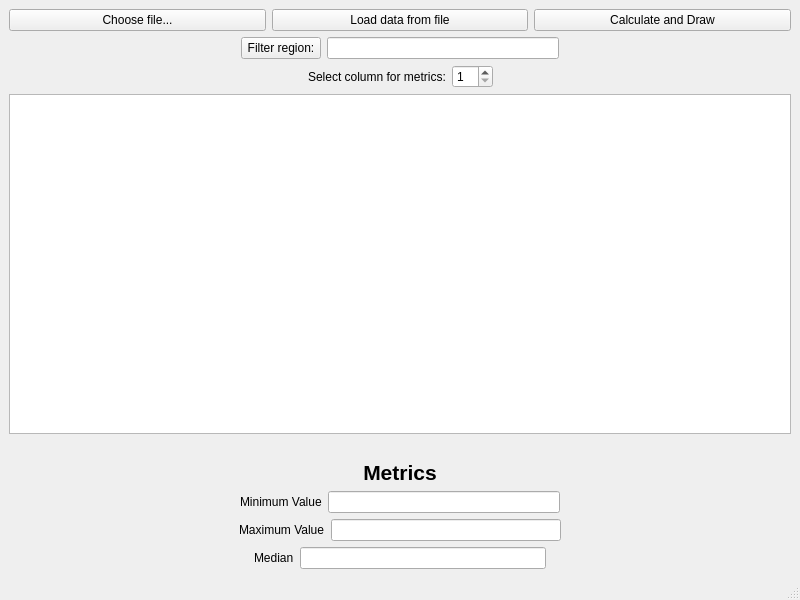
<?xml version="1.0" encoding="UTF-8"?>
<ui version="4.0">
 <class>MainWindow</class>
 <widget class="QMainWindow" name="MainWindow">
  <property name="geometry">
   <rect>
    <x>0</x>
    <y>0</y>
    <width>800</width>
    <height>600</height>
   </rect>
  </property>
  <property name="windowTitle">
   <string>CSV Reader</string>
  </property>
  <widget class="QWidget" name="centralwidget">
   <layout class="QGridLayout" name="gridLayout">
    <item row="1" column="0">
     <layout class="QHBoxLayout" name="horizontalLayout_3">
      <item>
       <spacer name="horizontalSpacer_9">
        <property name="orientation">
         <enum>Qt::Orientation::Horizontal</enum>
        </property>
        <property name="sizeHint" stdset="0">
         <size>
          <width>40</width>
          <height>20</height>
         </size>
        </property>
       </spacer>
      </item>
      <item>
       <widget class="QPushButton" name="filterRegionButton">
        <property name="text">
         <string>Filter region:</string>
        </property>
       </widget>
      </item>
      <item>
       <widget class="QLineEdit" name="regionLineEdit">
        <property name="maxLength">
         <number>200</number>
        </property>
       </widget>
      </item>
      <item>
       <spacer name="horizontalSpacer_2">
        <property name="orientation">
         <enum>Qt::Orientation::Horizontal</enum>
        </property>
        <property name="sizeHint" stdset="0">
         <size>
          <width>40</width>
          <height>20</height>
         </size>
        </property>
       </spacer>
      </item>
     </layout>
    </item>
    <item row="0" column="0">
     <layout class="QHBoxLayout" name="horizontalLayout_2">
      <item>
       <widget class="QPushButton" name="chooseFileButton">
        <property name="text">
         <string>Choose file...</string>
        </property>
       </widget>
      </item>
      <item>
       <widget class="QPushButton" name="loadDataButton">
        <property name="text">
         <string>Load data from file</string>
        </property>
       </widget>
      </item>
      <item>
       <widget class="QPushButton" name="calcMetricsButton">
        <property name="text">
         <string>Calculate and Draw</string>
        </property>
       </widget>
      </item>
     </layout>
    </item>
    <item row="2" column="0">
     <layout class="QHBoxLayout" name="horizontalLayout_4">
      <item>
       <spacer name="horizontalSpacer_10">
        <property name="orientation">
         <enum>Qt::Orientation::Horizontal</enum>
        </property>
        <property name="sizeHint" stdset="0">
         <size>
          <width>40</width>
          <height>20</height>
         </size>
        </property>
       </spacer>
      </item>
      <item>
       <widget class="QLabel" name="label_2">
        <property name="text">
         <string>Select column for metrics:</string>
        </property>
       </widget>
      </item>
      <item>
       <widget class="QSpinBox" name="selectColumnSpinBox">
        <property name="minimum">
         <number>1</number>
        </property>
        <property name="value">
         <number>1</number>
        </property>
       </widget>
      </item>
      <item>
       <spacer name="horizontalSpacer">
        <property name="orientation">
         <enum>Qt::Orientation::Horizontal</enum>
        </property>
        <property name="sizeHint" stdset="0">
         <size>
          <width>40</width>
          <height>20</height>
         </size>
        </property>
       </spacer>
      </item>
     </layout>
    </item>
    <item row="3" column="0">
     <widget class="QTableWidget" name="dataTableWidget">
      <property name="enabled">
       <bool>true</bool>
      </property>
      <property name="sizeAdjustPolicy">
       <enum>QAbstractScrollArea::SizeAdjustPolicy::AdjustIgnored</enum>
      </property>
      <property name="editTriggers">
       <set>QAbstractItemView::EditTrigger::NoEditTriggers</set>
      </property>
      <attribute name="horizontalHeaderCascadingSectionResizes">
       <bool>false</bool>
      </attribute>
      <attribute name="horizontalHeaderStretchLastSection">
       <bool>false</bool>
      </attribute>
      <attribute name="verticalHeaderCascadingSectionResizes">
       <bool>false</bool>
      </attribute>
      <attribute name="verticalHeaderStretchLastSection">
       <bool>false</bool>
      </attribute>
     </widget>
    </item>
    <item row="5" column="0">
     <layout class="QVBoxLayout" name="verticalLayout">
      <item>
       <widget class="QLabel" name="label_6">
        <property name="font">
         <font>
          <pointsize>16</pointsize>
          <bold>true</bold>
          <strikeout>false</strikeout>
         </font>
        </property>
        <property name="text">
         <string>Metrics</string>
        </property>
        <property name="alignment">
         <set>Qt::AlignmentFlag::AlignCenter</set>
        </property>
        <property name="margin">
         <number>10</number>
        </property>
       </widget>
      </item>
      <item>
       <layout class="QHBoxLayout" name="horizontalLayout_5">
        <item>
         <spacer name="horizontalSpacer_4">
          <property name="orientation">
           <enum>Qt::Orientation::Horizontal</enum>
          </property>
          <property name="sizeHint" stdset="0">
           <size>
            <width>40</width>
            <height>20</height>
           </size>
          </property>
         </spacer>
        </item>
        <item>
         <widget class="QLabel" name="label_3">
          <property name="text">
           <string>Minimum Value</string>
          </property>
         </widget>
        </item>
        <item>
         <widget class="QLineEdit" name="minValueOutputLine">
          <property name="readOnly">
           <bool>true</bool>
          </property>
         </widget>
        </item>
        <item>
         <spacer name="horizontalSpacer_3">
          <property name="orientation">
           <enum>Qt::Orientation::Horizontal</enum>
          </property>
          <property name="sizeHint" stdset="0">
           <size>
            <width>40</width>
            <height>20</height>
           </size>
          </property>
         </spacer>
        </item>
       </layout>
      </item>
      <item>
       <layout class="QHBoxLayout" name="horizontalLayout_6">
        <item>
         <spacer name="horizontalSpacer_5">
          <property name="orientation">
           <enum>Qt::Orientation::Horizontal</enum>
          </property>
          <property name="sizeHint" stdset="0">
           <size>
            <width>40</width>
            <height>20</height>
           </size>
          </property>
         </spacer>
        </item>
        <item>
         <widget class="QLabel" name="label_4">
          <property name="text">
           <string>Maximum Value</string>
          </property>
         </widget>
        </item>
        <item>
         <widget class="QLineEdit" name="maxValueOutputLine">
          <property name="readOnly">
           <bool>true</bool>
          </property>
         </widget>
        </item>
        <item>
         <spacer name="horizontalSpacer_6">
          <property name="orientation">
           <enum>Qt::Orientation::Horizontal</enum>
          </property>
          <property name="sizeHint" stdset="0">
           <size>
            <width>40</width>
            <height>20</height>
           </size>
          </property>
         </spacer>
        </item>
       </layout>
      </item>
      <item>
       <layout class="QHBoxLayout" name="horizontalLayout_7">
        <item>
         <spacer name="horizontalSpacer_7">
          <property name="orientation">
           <enum>Qt::Orientation::Horizontal</enum>
          </property>
          <property name="sizeHint" stdset="0">
           <size>
            <width>40</width>
            <height>20</height>
           </size>
          </property>
         </spacer>
        </item>
        <item>
         <widget class="QLabel" name="label_5">
          <property name="text">
           <string>Median</string>
          </property>
         </widget>
        </item>
        <item>
         <widget class="QLineEdit" name="medianValueOutputLine">
          <property name="readOnly">
           <bool>true</bool>
          </property>
         </widget>
        </item>
        <item>
         <spacer name="horizontalSpacer_8">
          <property name="orientation">
           <enum>Qt::Orientation::Horizontal</enum>
          </property>
          <property name="sizeHint" stdset="0">
           <size>
            <width>40</width>
            <height>20</height>
           </size>
          </property>
         </spacer>
        </item>
       </layout>
      </item>
     </layout>
    </item>
    <item row="4" column="0">
     <widget class="QLabel" name="tableInfoLabel">
      <property name="text">
       <string/>
      </property>
      <property name="alignment">
       <set>Qt::AlignmentFlag::AlignCenter</set>
      </property>
     </widget>
    </item>
   </layout>
  </widget>
  <widget class="QStatusBar" name="statusbar"/>
  <widget class="QMenuBar" name="menubar">
   <property name="geometry">
    <rect>
     <x>0</x>
     <y>0</y>
     <width>800</width>
     <height>24</height>
    </rect>
   </property>
  </widget>
 </widget>
 <resources/>
 <connections/>
</ui>
